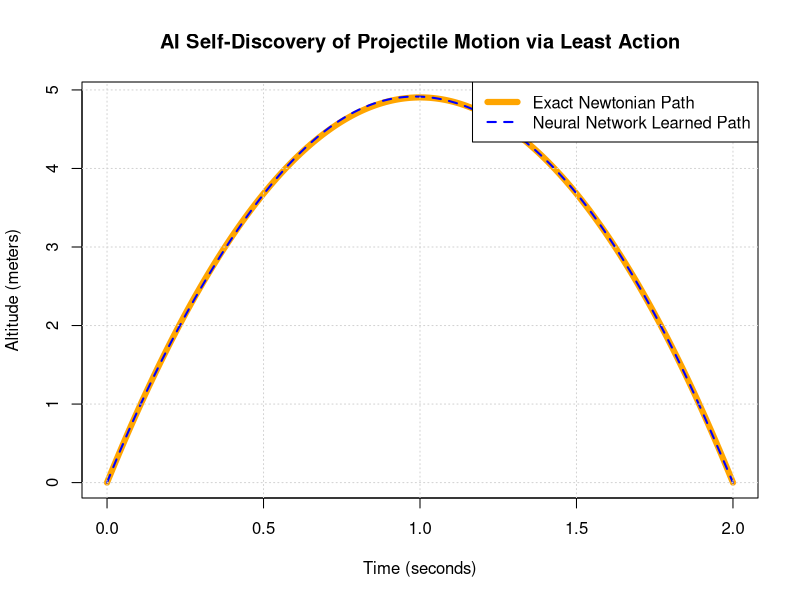

Here is the R script that generated this plot:
## ---- chunk 1
# Initialize random seed for reproducibility
set.seed(42)

# 1. Physical Constants
m <- 1.0     # Missile mass (kg)
g <- 9.81    # Gravity (m/s^2)
t_max <- 2   # Total flight time limit (seconds)
vx <- 10     # Fixed horizontal speed (travels 20m in 2 seconds)
## ---- chunk 2
# 2. A Simple Multi-Layer Perceptron Function
# 1 Input (time) -> 5 Hidden Neurons (with smooth tanh curve) -> 1 Output (position y)
neural_network_path <- function(t, weights) {
  w1 <- weights[1:5]
  b1 <- weights[6:10]
  w2 <- weights[11:15]
  b2 <- weights[16]
  
  # Forward pass math: activation = tanh(t * w1 + b1)
  hidden <- tanh(t %*% t(w1) + matrix(b1, nrow=length(t), ncol=5, byrow=TRUE))
  y <- hidden %*% w2 + b2
  return(as.vector(y))
}

# 3. The Custom Physics Loss Function
nn_loss_function <- function(weights) {
  dt <- 0.01
  t_grid <- seq(0, t_max, by = dt)
  
  # Get NN predicted positions across the timeline
  y <- neural_network_path(t_grid, weights)
  
  # Calculate velocity (dy/dt) using numerical finite differences
  vy <- diff(y) / dt
  y_trimmed <- y[-length(y)]
  
  # Energy equations
  T_eng <- 0.5 * m * (vx^2 + vy^2)
  V_eng <- m * g * y_trimmed
  L <- T_eng - V_eng
  
  # Total Action (S) via Riemann sum approximation
  action_S <- sum(L * dt)
  
  # Boundary Constraints: The network MUST start and end at ground level (y = 0)
  y_start <- neural_network_path(0, weights)
  y_end   <- neural_network_path(t_max, weights)
  boundary_penalty <- 10000 * (y_start^2 + y_end^2)
  
  return(action_S + boundary_penalty)
}
## ---- chunk 3
# 4. Initialize Network Weights Randomly
initial_weights <- runif(16, min = -0.5, max = 0.5)

# 5. Optimize the Weights using Gradient Descent (BFGS algorithm)
nn_optimization <- optim(
  par = initial_weights, 
  fn = nn_loss_function, 
  method = "BFGS", 
  control = list(maxit = 2000, reltol = 1e-8)
)

trained_weights <- nn_optimization$par
## ---- chunk 4
# 6. Generate Paths for the Final Graph
t_plot <- seq(0, t_max, by = 0.01)

# Paths generated by our trained AI
y_nn <- neural_network_path(t_plot, trained_weights)

# Paths derived from textbook physics
v0y <- 0.5 * g * t_max
y_true <- (v0y * t_plot) - (0.5 * g * t_plot^2)

# 7. Render Plot
plot(t_plot, y_true, type = "l", col = "orange", lwd = 6,
     xlab = "Time (seconds)", ylab = "Altitude (meters)",
     main = "AI Self-Discovery of Projectile Motion via Least Action")
lines(t_plot, y_nn, col = "blue", lwd = 2, lty = 2)
grid()
legend("topright", legend = c("Exact Newtonian Path", "Neural Network Learned Path"),
       col = c("orange", "blue"), lty = c(1, 2), lwd = c(6, 2))
